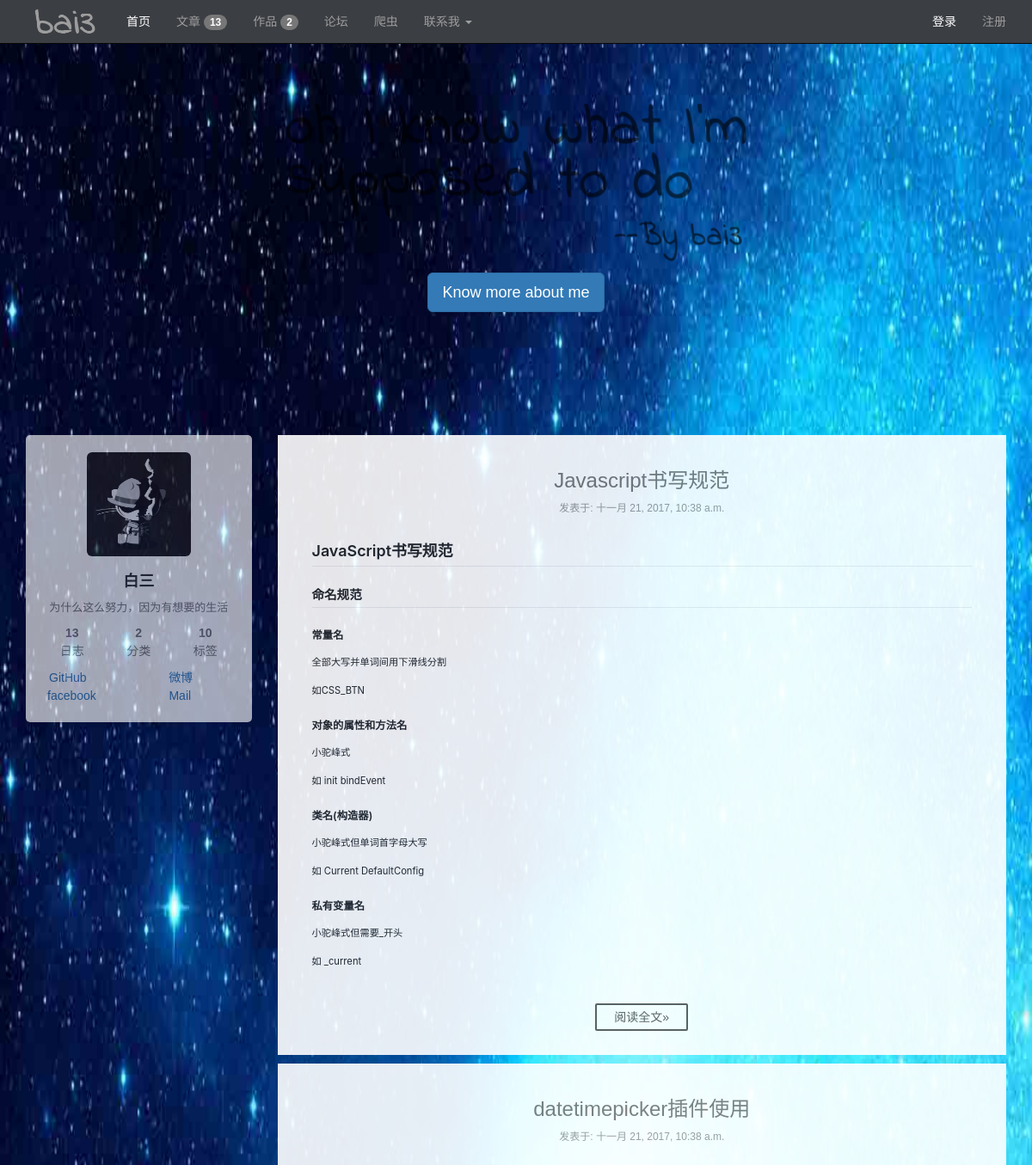
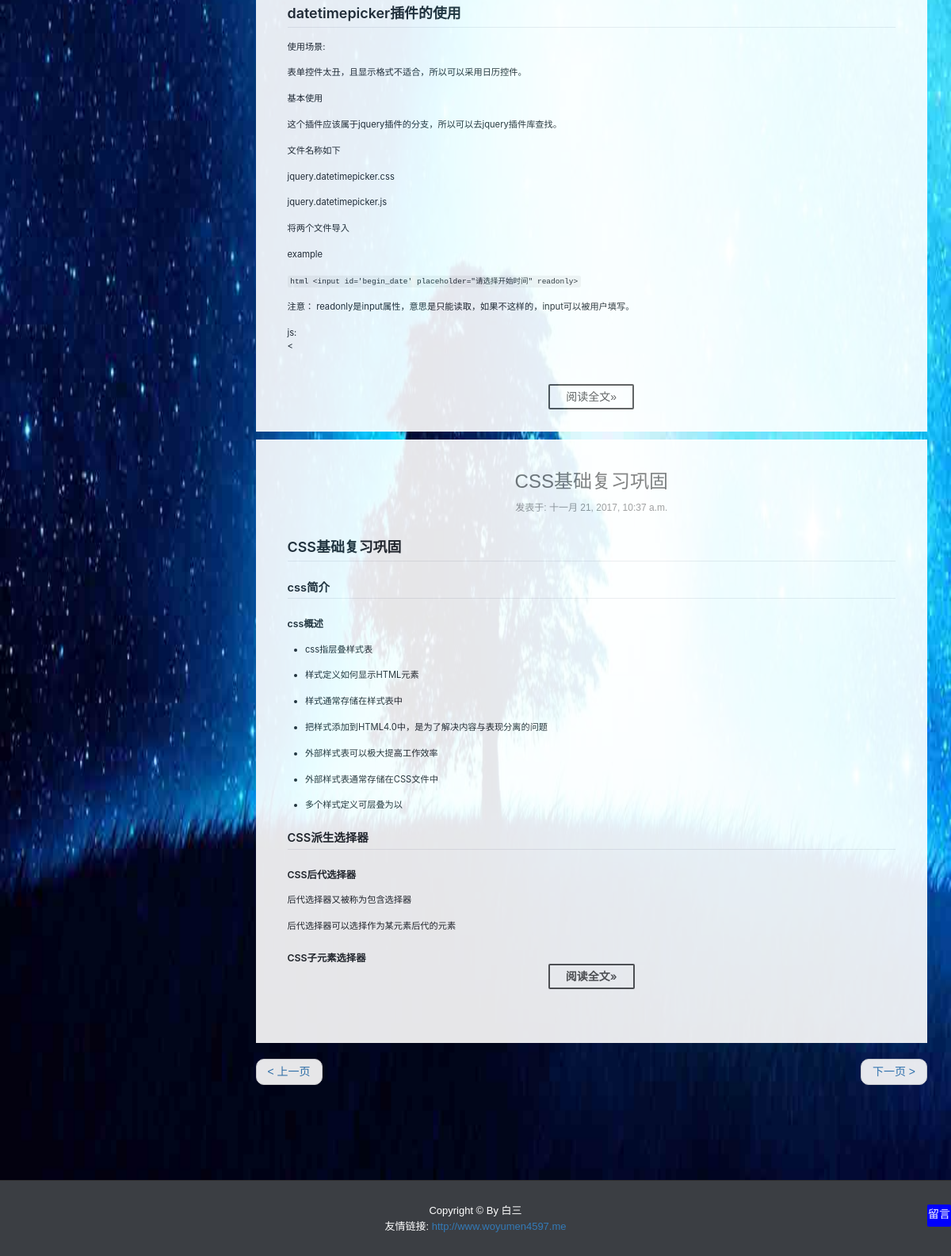
/?page=3, run on the app's committed database (2 pictures, top to bottom).
### index/models.py (models this page shows, shortened)
class Article(models.Model):
    title = models.CharField(max_length=100, verbose_name="文章标题")
    type = models.CharField(max_length=20, default='note', verbose_name="文章类别")
    tag = models.CharField(max_length=100, verbose_name="文章标签")
    pub_time = models.DateTimeField(default=timezone.now, verbose_name="文章创建时间")
    body = models.TextField(verbose_name="文章内容")
    class Meta:
        ordering = ('-pub_time',)

### index/views.py (the view)
# urls.py: url(r'^$', index),
def index(request):
    total = common()
    light = 1
    template = get_template('index/index.html')
    articles = Article.objects.all()
    for article in articles:
        article.body = markdown(article.body)
    paginator = Paginator(articles, 3)
    page = request.GET.get('page')
    try:
        articles = paginator.page(page)
    except PageNotAnInteger:
        articles = paginator.page(1)
    except EmptyPage:
        articles = paginator.page(paginator.num_pages)
    html = template.render(locals())
    return HttpResponse(html)

### index/views.py (called while the page is built)
def common():
    work_total = Work.objects.count()
    amount = Article.objects.count()
    tag_amount = Article.objects.values('tag').distinct().count()
    type_amount = Article.objects.values('type').distinct().count()
    return work_total, amount, tag_amount, type_amount

### index/templates/index/index.html (shortened to what this page needs)
{% extends '../layout/base.html' %}
{% block css %}
    <link rel="stylesheet" href="/static/css/common/markdown.css">
{% endblock %}
{% block banner %}
    <div class="jumbotron" style="background: none;margin-top: 50px ">
        <h1>
            <img src="/static/img/common/header.svg" class="img-responsive center-block" style="opacity: .6;width: 627px;">
        </h1>
        <p style="text-align: center"><a class="btn btn-primary btn-lg" href="javascript: alert('简历的github被我删了，以后补齐。')" role="button" target="_blank">Know more about me</a></p>
    </div>
{% endblock %}
{%  block content %}
    {% block aside %}{% include '../layout/aside.html' %}{% endblock %}
    {% block main %}
        <main  class="col-md-9" >
            {% for article in articles %}
            <article>
                <header style="margin-bottom: 30px">
                    <h3 class="text-center">
                        <a href="/index/article/{{ article.id }}" class="text-muted">
                            {{ article.title }}
                        </a>
                    </h3>
                    <div class="text-center" style="color: #999;font-family: 'PingFang SC', 'Microsoft YaHei', sans-serif;font-size: 12px;">
                        发表于: {{ article.pub_time }}
                    </div>
                </header>
                <div class="body markdown-body" style="overflow-y: hidden;min-height: 200px">
                    {{ article.body | truncatechars:400| safe }}
                </div>
                <div class="footer text-center" >
                    <a href="/index/article/{{ article.id }}" class="btn-readmore" role="button">阅读全文»</a>
                </div>
            </article>
            {% endfor %}
            <nav>
                <ul class="pager">
                    {% if articles.has_previous %}
                    <li class="previous"><a  href="?page={{ articles.previous_page_number }}"><span aria-hidden="true"><</span> 上一页</a></li>
                    {% endif %}
                    {% if articles.has_next %}
                    <li class="next"><a href="?page={{ articles.next_page_number }}">下一页 <span aria-hidden="true">></span></a></li>
                    {% endif %}
                </ul>
            </nav>
        </main>
    {% endblock %}
{% endblock %}

### static/css/index/index.css (style rules this page uses)
body { font: 14px/1.5 "PingFang SC", "Microsoft YaHei", sans-serif; background-color: #ebebeb; background: url('../../img/common/bak2.jpg') no-repeat ; background-size: 100% 100%; background-attachment: fixed; }
article { background: #fff; padding: 20px 10px; margin-bottom: 10px; }
.footer .btn-readmore { color: #555; display: inline-block; padding: 0 20px; font-size: 14px; background: #fff; border-radius: 2px; line-height: 2; margin: 0 4px 8px 4px; border: 2px solid #555; text-decoration: none; transition-property: background-color; transition-duration: 0.2s; transition-timing-function: ease-in-out; transition-delay: 0s; }
article .body { padding: 0 3rem; margin-bottom: 40px; font-size: 0.8em; }
.markdown-body { font-size: 1em; }

### static/css/common/markdown.css (style rules this page uses)
.markdown-body { -ms-text-size-adjust: 100%; -webkit-text-size-adjust: 100%; line-height: 1.5; color: #24292e; font-family: -apple-system, BlinkMacSystemFont, "Segoe UI", Helvetica, Arial, sans-serif, "Apple Color Emoji", "Segoe UI Emoji", "Segoe UI Symbol"; font-size: 16px; line-height: 1.5; word-wrap: break-word; }
.markdown-body a { background-color: transparent; -webkit-text-decoration-skip: objects; }
.markdown-body h1 { font-size: 2em; margin: 0.67em 0; }
.markdown-body code, .markdown-body kbd, .markdown-body pre { font-family: monospace, monospace; font-size: 1em; }
.markdown-body * { box-sizing: border-box; }
.markdown-body a { color: #0366d6; text-decoration: none; }
.markdown-body h1, .markdown-body h2, .markdown-body h3, .markdown-body h4, .markdown-body h5, .markdown-body h6 { margin-top: 0; margin-bottom: 0; }
.markdown-body h1 { font-size: 24px; font-weight: 600; }
.markdown-body h2 { font-size: 20px; font-weight: 600; }
.markdown-body h3 { font-size: 16px; font-weight: 600; }
.markdown-body p { margin-top: 0; margin-bottom: 10px; }
.markdown-body ul, .markdown-body ol { padding-left: 0; margin-top: 0; margin-bottom: 0; }
.markdown-body code { font-family: "SFMono-Regular", Consolas, "Liberation Mono", Menlo, Courier, monospace; font-size: 12px; }
.markdown-body::before { display: table; content: ""; }
.markdown-body::after { display: table; clear: both; content: ""; }
.markdown-body>*:first-child { margin-top: 0 !important; }
.markdown-body>*:last-child { margin-bottom: 0 !important; }
.markdown-body p, .markdown-body blockquote, .markdown-body ul, .markdown-body ol, .markdown-body dl, .markdown-body table, .markdown-body pre { margin-top: 0; margin-bottom: 16px; }
.markdown-body h1, .markdown-body h2, .markdown-body h3, .markdown-body h4, .markdown-body h5, .markdown-body h6 { margin-top: 24px; margin-bottom: 16px; font-weight: 600; line-height: 1.25; }
.markdown-body h1 { padding-bottom: 0.3em; font-size: 1.6em; border-bottom: 1px solid #eaecef; }
.markdown-body h2 { padding-bottom: 0.3em; font-size: 1.3em; border-bottom: 1px solid #eaecef; }
.markdown-body h3 { font-size: 1.1em; }
.markdown-body ul, .markdown-body ol { padding-left: 2em; }
.markdown-body li>p { margin-top: 16px; }
.markdown-body li+li { margin-top: 0.25em; }
.markdown-body code { padding: 0; padding-top: 0.2em; padding-bottom: 0.2em; margin: 0; font-size: 85%; background-color: rgba(27,31,35,0.05); border-radius: 3px; }
.markdown-body code::before, .markdown-body code::after { letter-spacing: -0.2em; content: "\00a0"; }

### data on the page
Article: title "Javascript书写规范", pub_time "十一月 21, 2017, 10:38 a.m.", body "JavaScript书写规范 命名规范 常量名 全部大写并单词间用下滑线分割 如CSS_BTN 对象的属性和方法名 小驼峰式 如 init bindEvent 类名(构造器) 小驼峰式但单词首字母大写 如 Current DefaultConfig 私有变量名 小驼峰式但需要_开头 如 _current"
Article: title "datetimepicker插件使用", pub_time "十一月 21, 2017, 10:38 a.m.", body "datetimepicker插件的使用 使用场景: 表单控件太丑，且显示格式不适合，所以可以采用日历控件。 基本使用 这个插件应该属于jquery插件的分支，所以可以去jquery插件库查找。 文件名称如下 jquery.datetimepicker.css jquery.datetimepicker.js 将两个文件导入 example html <input id='begin_date' placeholder=\"请选择开始时间\" readonly> 注意： readonly是input属性，意思是只能读取，如果不这样的，input可以被用户填写。 js: <"
Article: title "CSS基础复习巩固", pub_time "十一月 21, 2017, 10:37 a.m.", body "CSS基础复习巩固 css简介 css概述 css指层叠样式表 样式定义如何显示HTML元素 样式通常存储在样式表中 把样式添加到HTML4.0中，是为了解决内容与表现分离的问题 外部样式表可以极大提高工作效率 外部样式表通常存储在CSS文件中 多个样式定义可层叠为以 CSS派生选择器 CSS后代选择器 后代选择器又被称为包含选择器 后代选择器可以选择作为某元素后代的元素 CSS子元素选择器"

### other printed values
{{ total.1 }} "13"
{{ total.0 }} "2"
{{ total.3 }} "2"
{{ total.2 }} "10"
